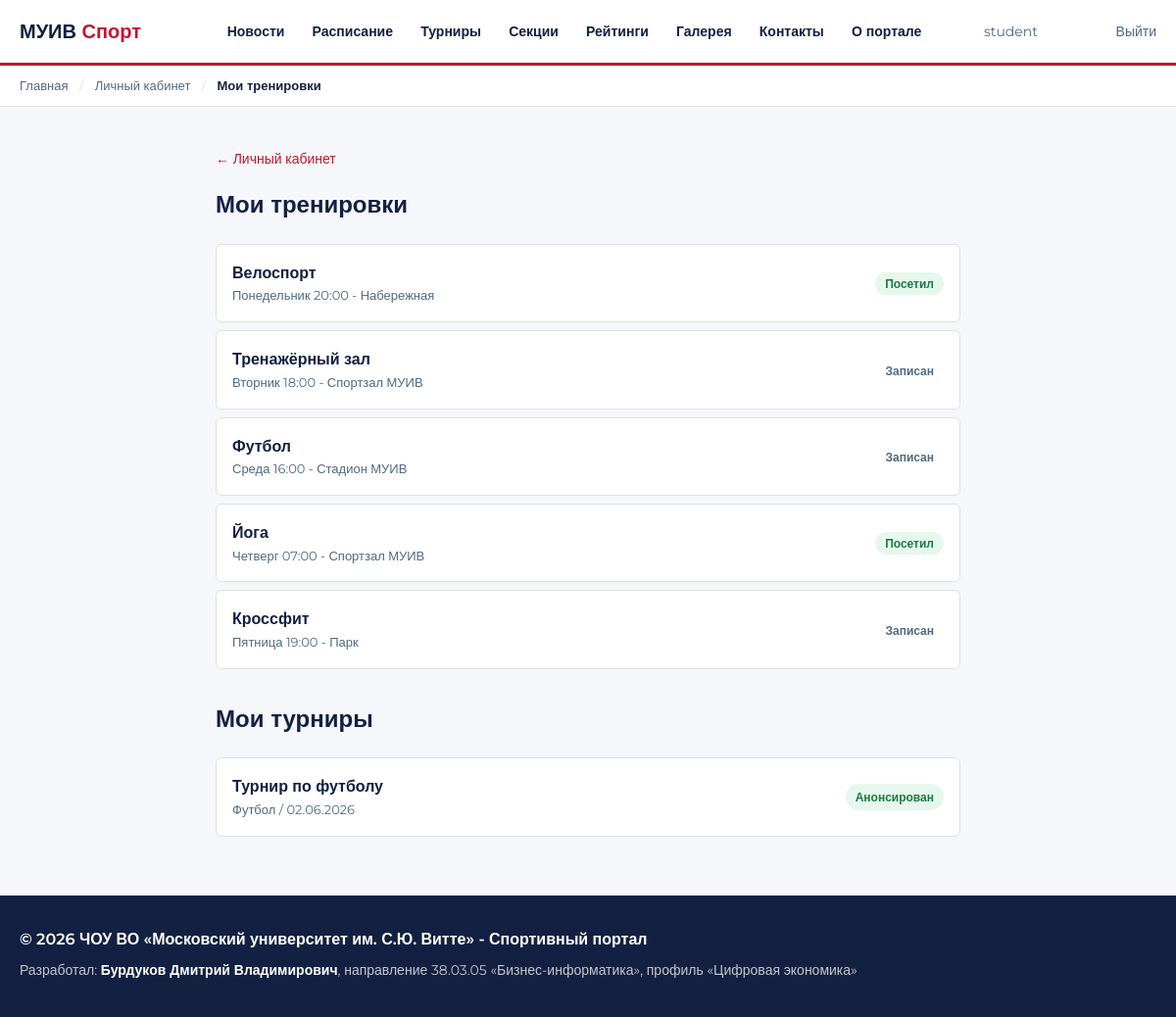
Page /profile/trainings/ (signed in) on the committed database.
### main/models.py (models this page shows, shortened)
class TrainingRecord(models.Model):
    user     = models.ForeignKey(User, on_delete=models.CASCADE, verbose_name='Студент')
    training = models.ForeignKey(Training, on_delete=models.CASCADE, verbose_name='Тренировка')
    created  = models.DateTimeField(auto_now_add=True, verbose_name='Дата записи')
    attended = models.BooleanField(default=False, verbose_name='Явился')
    class Meta:
        verbose_name        = 'Запись на тренировку'
        verbose_name_plural = 'Записи на тренировки'
        unique_together     = ('user', 'training')

class Training(models.Model):
    DAYS = [
        ('mon', 'Понедельник'),
        ('tue', 'Вторник'),
        ('wed', 'Среда'),
        ('thu', 'Четверг'),
        ('fri', 'Пятница'),
        ('sat', 'Суббота'),
        ('sun', 'Воскресенье'),
    ]
    TYPES = [
        ('home',    'Индивидуальная'),
        ('gym',     'Тренажёрный зал'),
        ('section', 'Секция'),
        ('workout', 'Воркаут'),
    ]
    sport      = models.ForeignKey(Sport, on_delete=models.CASCADE, verbose_name='Вид спорта')
    type       = models.CharField(max_length=20, choices=TYPES, default='section', verbose_name='Тип')
    day        = models.CharField(max_length=3, choices=DAYS, verbose_name='День недели')
    time_start = models.TimeField(verbose_name='Начало')
    time_end   = models.TimeField(verbose_name='Конец')
    location   = models.CharField(max_length=200, blank=True, verbose_name='Место')
    capacity   = models.PositiveIntegerField(default=20, verbose_name='Мест всего')
    notes      = models.TextField(blank=True, verbose_name='Описание / задание')
    class Meta:
        verbose_name        = 'Тренировка'
        verbose_name_plural = 'Расписание'
        ordering            = ['day', 'time_start']

class Sport(models.Model):
    name        = models.CharField(max_length=100, verbose_name='Название')
    description = models.TextField(verbose_name='Описание')
    class Meta:
        verbose_name        = 'Вид спорта'
        verbose_name_plural = 'Виды спорта'
    def __str__(self):
        return self.name

class TournamentParticipant(models.Model):
    tournament = models.ForeignKey(Tournament, on_delete=models.CASCADE, verbose_name='Турнир')
    user       = models.ForeignKey(User, on_delete=models.CASCADE, verbose_name='Участник')
    registered = models.DateTimeField(auto_now_add=True, verbose_name='Дата заявки')
    class Meta:
        verbose_name        = 'Участник турнира'
        verbose_name_plural = 'Участники турниров'
        unique_together     = ('tournament', 'user')

class Tournament(models.Model):
    STATUSES = [
        ('upcoming', 'Анонсирован'),
        ('open', 'Идёт регистрация'),
        ('running', 'Проходит'),
        ('finished', 'Завершён'),
        ('cancelled', 'Отменен'),
    ]
    title            = models.CharField(max_length=200, verbose_name='Название')
    sport            = models.ForeignKey(Sport, on_delete=models.CASCADE, verbose_name='Вид спорта')
    description      = models.TextField(blank=True, verbose_name='Описание')
    date_start       = models.DateField(verbose_name='Дата начала')
    date_end         = models.DateField(null=True, blank=True, verbose_name='Дата окончания')
    location         = models.CharField(max_length=200, blank=True, verbose_name='Место проведения')
    status           = models.CharField(max_length=20, choices=STATUSES, default='upcoming', verbose_name='Статус')
    max_participants = models.PositiveIntegerField(default=32, verbose_name='Макс. участников')
    created          = models.DateTimeField(auto_now_add=True, verbose_name='Дата создания')
    class Meta:
        verbose_name        = 'Турнир'
        verbose_name_plural = 'Турниры'
        ordering            = ['-date_start']

### main/views.py (the view)
# urls.py: path('profile/trainings/', views.profile_trainings, name='profile_trainings'),
@login_required
def profile_trainings(request):
    records = TrainingRecord.objects.filter(user=request.user)
    tournament_records = TournamentParticipant.objects.filter(user=request.user)
    return render(request, 'profile/trainings.html',
        {'records': records,
        'tournament_records': tournament_records,
        })

### templates/profile/trainings.html (shortened to what this page needs)
{% extends 'base.html' %}
{% block breadcrumbs %}
  <a href="/" style="color: var(--muted); font-weight: 500;">Главная</a>
  <span style="color: var(--border); margin: 0 8px;">/</span>
  <a href="/profile/" style="color: var(--muted); font-weight: 500;">Личный кабинет</a>
  <span style="color: var(--border); margin: 0 8px;">/</span>
  <span style="color: var(--dark); font-weight: 600;">Мои тренировки</span>
{% endblock %}
{% block content %}
<div style="max-width: 800px; margin: 40px auto; padding: 0 20px;">
  <a href="/profile/" style="font-size: 14px;">← Личный кабинет</a>
  <h2 style="margin-top: 16px;">Мои тренировки</h2>
  <div style="margin-top: 20px;">
    {% for record in records %}
      <div style="background: var(--white); border: 1px solid var(--border); border-radius: 6px; padding: 16px; margin-bottom: 8px; display: flex; align-items: center; justify-content: space-between;">
        <div>
          <div style="font-weight: 600;">{{ record.training.sport }}</div>
          <div style="font-size: 13px; color: var(--muted);">{{ record.training.get_day_display }} {{ record.training.time_start|time:"H:i" }} - {{ record.training.location }}</div>
        </div>
        <div>
          {% if record.attended %}
            <span style="background: #e6f7ee; color: #1d7a44; padding: 4px 10px; border-radius: 999px; font-size: 12px; font-weight: 600;">Посетил</span>
          {% else %}
            <span style="background: var(--tint); color: var(--muted); padding: 4px 10px; border-radius: 999px; font-size: 12px; font-weight: 600;">Записан</span>
          {% endif %}
        </div>
      </div>
    {% empty %}
      <p>Вы ещё не записаны ни на одну тренировку</p>
    {% endfor %}
  </div>
  <h2 style="margin-top: 32px;">Мои турниры</h2>
  <div style="margin-top: 20px;">
    {% for item in tournament_records %}
      <div style="background: var(--white); border: 1px solid var(--border); border-radius: 6px; padding: 16px; margin-bottom: 8px; display: flex; align-items: center; justify-content: space-between;">
        <div>
          <div style="font-weight: 600;">{{ item.tournament.title }}</div>
          <div style="font-size: 13px; color: var(--muted);">{{ item.tournament.sport }} / {{ item.tournament.date_start|date:"d.m.Y" }}</div>
        </div>
        <span style="background: #e6f7ee; color: #1d7a44; padding: 4px 10px; border-radius: 999px; font-size: 12px; font-weight: 600;">
          {{ item.tournament.get_status_display }}
        </span>
      </div>
    {% empty %}
      <p>Вы ещё не записаны ни на один турнир</p>
    {% endfor %}
  </div>
</div>
{% endblock %}

### templates/base.html (shortened to what this page needs)
{% load static %}
<!DOCTYPE html>
<html lang="ru">
<head>
  <link rel="stylesheet" href="{% static 'css/style.css' %}">
</head>
<body>
  <div style="background: var(--white); border-bottom: 3px solid var(--red); padding: 16px 0;">
    <div class="container" style="display: flex; align-items: center; justify-content: space-between;">
      <a href="/" style="font-size: 20px; font-weight: 700; color: var(--dark);">МУИВ <span style="color: var(--red);">Спорт</span></a>
      <nav>
        <a href="/news/" style="margin-left: 24px; font-size: 14px; font-weight: 600; color: var(--dark);">Новости</a>
        <a href="/schedule/" style="margin-left: 24px; font-size: 14px; font-weight: 600; color: var(--dark);">Расписание</a>
        <a href="/tournaments/" style="margin-left: 24px; font-size: 14px; font-weight: 600; color: var(--dark);">Турниры</a>
        <a href="/sports/" style="margin-left: 24px; font-size: 14px; font-weight: 600; color: var(--dark);">Секции</a>
        <a href="/ratings/" style="margin-left: 24px; font-size: 14px; font-weight: 600; color: var(--dark);">Рейтинги</a>
        <a href="/gallery/" style="margin-left: 24px; font-size: 14px; font-weight: 600; color: var(--dark);">Галерея</a>
        <a href="/contacts/" style="margin-left: 24px; font-size: 14px; font-weight: 600; color: var(--dark);">Контакты</a>
        <a href="/about/" style="margin-left: 24px; font-size: 14px; font-weight: 600; color: var(--dark);">О портале</a>
      </nav>
      {% if user.is_authenticated %}
        <a href="/profile/" style="font-size: 14px; color: var(--muted);">{{ user.username }}</a>
        <a href="/accounts/logout/" style="font-size: 14px; color: var(--muted); margin-left: 16px;">Выйти</a>
      {% else %}
        <a href="/accounts/login/" style="padding: 8px 20px; background: var(--red); color: var(--white); border-radius: 4px; font-size: 14px; font-weight: 600;">Войти</a>
      {% endif %}
    </div>
  </div>
  <div style="background: white; border-bottom: 1px solid var(--border); padding: 10px 0; font-size: 13px;">
    <div class="container">
      {% block breadcrumbs %}{% endblock %}
    </div>
  </div>
  {% block content %}{% endblock %}
<footer style="background: var(--dark); color: white; margin-top: 60px; padding: 32px 0 24px;">
    <div class="container">
      <p style="color: white; font-weight: 600; margin-bottom: 8px;">© 2026 ЧОУ ВО «Московский университет им. С.Ю. Витте» - Спортивный портал</p>
      <p style="color: rgba(255,255,255,.75); font-size: 14px;">
        Разработал: <strong style="color: white;">Бурдуков Дмитрий Владимирович</strong>, направление 38.03.05 «Бизнес-информатика», профиль «Цифровая экономика»
      </p>
    </div>
  </footer>
</body>
</html>

### static/css/style.css (style rules this page uses)
:root { --red: #C21631; --dark: #132041; --muted: #4F6A84; --border: #E0E0E0; --bg: #F5F7FA; --white: #FFFFFF; }
* { box-sizing: border-box; margin: 0; padding: 0; }
body { font-family: 'Montserrat', sans-serif; font-size: 16px; color: var(--dark); background: var(--bg); line-height: 1.6; }
.container { max-width: 1200px; margin: 0 auto; padding: 0 20px; }
h1, h2, h3 { font-weight: 700; margin-bottom: 16px; }
p { color: var(--muted); margin-bottom: 12px; }
a { color: var(--red); text-decoration: none; }

### rows in the picture
TrainingRecord: training.sport "Велоспорт", training.day "Понедельник", training.time_start "20:00", training.location "Набережная", attended "Посетил"
TrainingRecord: training.sport "Тренажёрный зал", training.day "Вторник", training.time_start "18:00", training.location "Спортзал МУИВ", attended "Записан"
TrainingRecord: training.sport "Футбол", training.day "Среда", training.time_start "16:00", training.location "Стадион МУИВ", attended "Записан"
TrainingRecord: training.sport "Йога", training.day "Четверг", training.time_start "07:00", training.location "Спортзал МУИВ", attended "Посетил"
TrainingRecord: training.sport "Кроссфит", training.day "Пятница", training.time_start "19:00", training.location "Парк", attended "Записан"
TournamentParticipant: tournament "Турнир по футболу", tournament.sport "Футбол", tournament.date_start "02.06.2026", tournament.status "Анонсирован"

### other values in the picture
{{ user.username }} "student"
